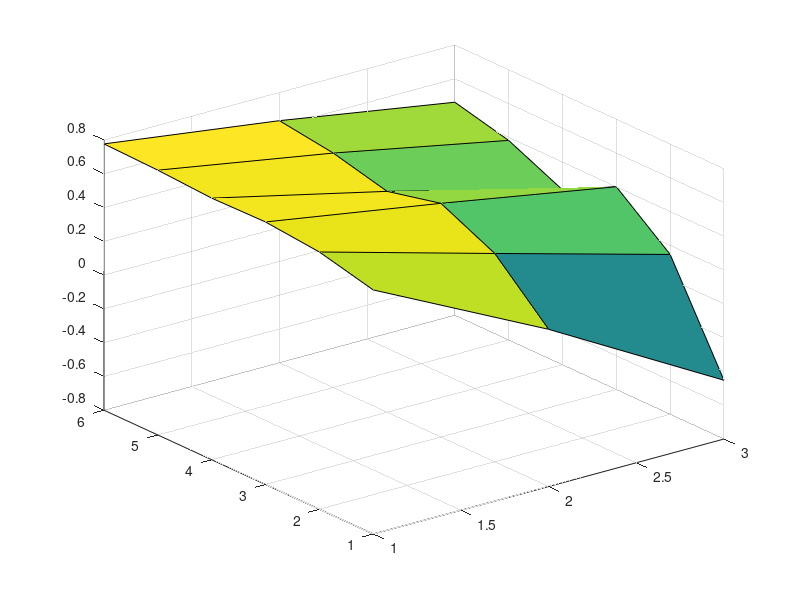
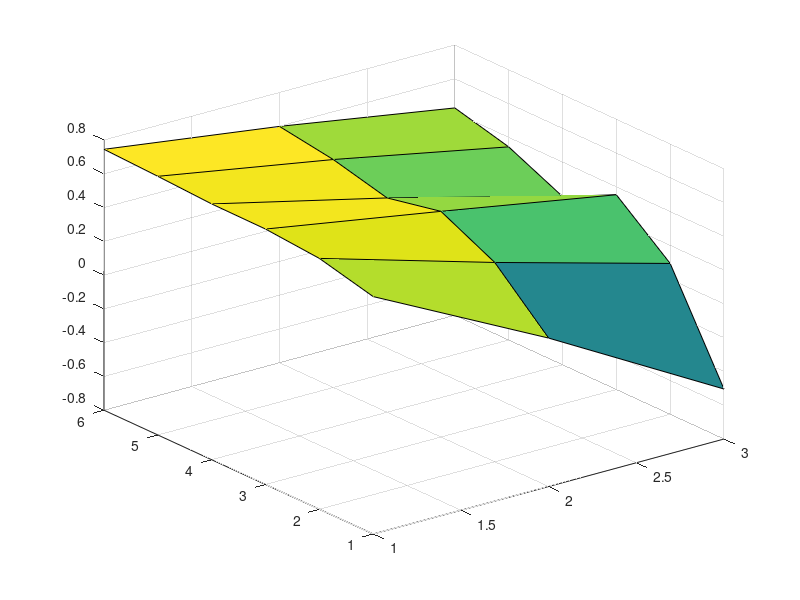

Reproduce these figures in MATLAB, in order.
clear;
clc;

result_dense=load('dense.mat');
result_sparse=load('sparse.mat');
Sk=load('Sk.mat');
Wt=load('Wt.mat');

saving_dense=zeros(size(result_dense.result));
saving_sparse=zeros(size(result_sparse.result));

EC_dense=zeros(size(result_dense.result));
ET_dense=zeros(size(result_dense.result));
EC_sparse=zeros(size(result_sparse.result));
ET_sparse=zeros(size(result_sparse.result));

for ii=1:size(saving_dense,1)
    for jj=1:size(saving_sparse,2)
        
        ET_miss=sum(Wt.ans*Sk.S_k(1:5*ii)*15);        
        
        saving_dense(ii,jj)=(ET_miss-result_dense.result{ii,jj}.value)/ET_miss;
        EC_dense(ii,jj)=result_dense.result{ii,jj}.sol.EC;
        ET_dense(ii,jj)=result_dense.result{ii,jj}.sol.ET;
        
        saving_sparse(ii,jj)=(ET_miss-result_sparse.result{ii,jj}.value)/ET_miss;
        EC_sparse(ii,jj)=result_sparse.result{ii,jj}.sol.EC;
        ET_sparse(ii,jj)=result_sparse.result{ii,jj}.sol.ET;
        
    end
end

figure(1);
surf(saving_dense);
figure(2);
surf(saving_sparse);
